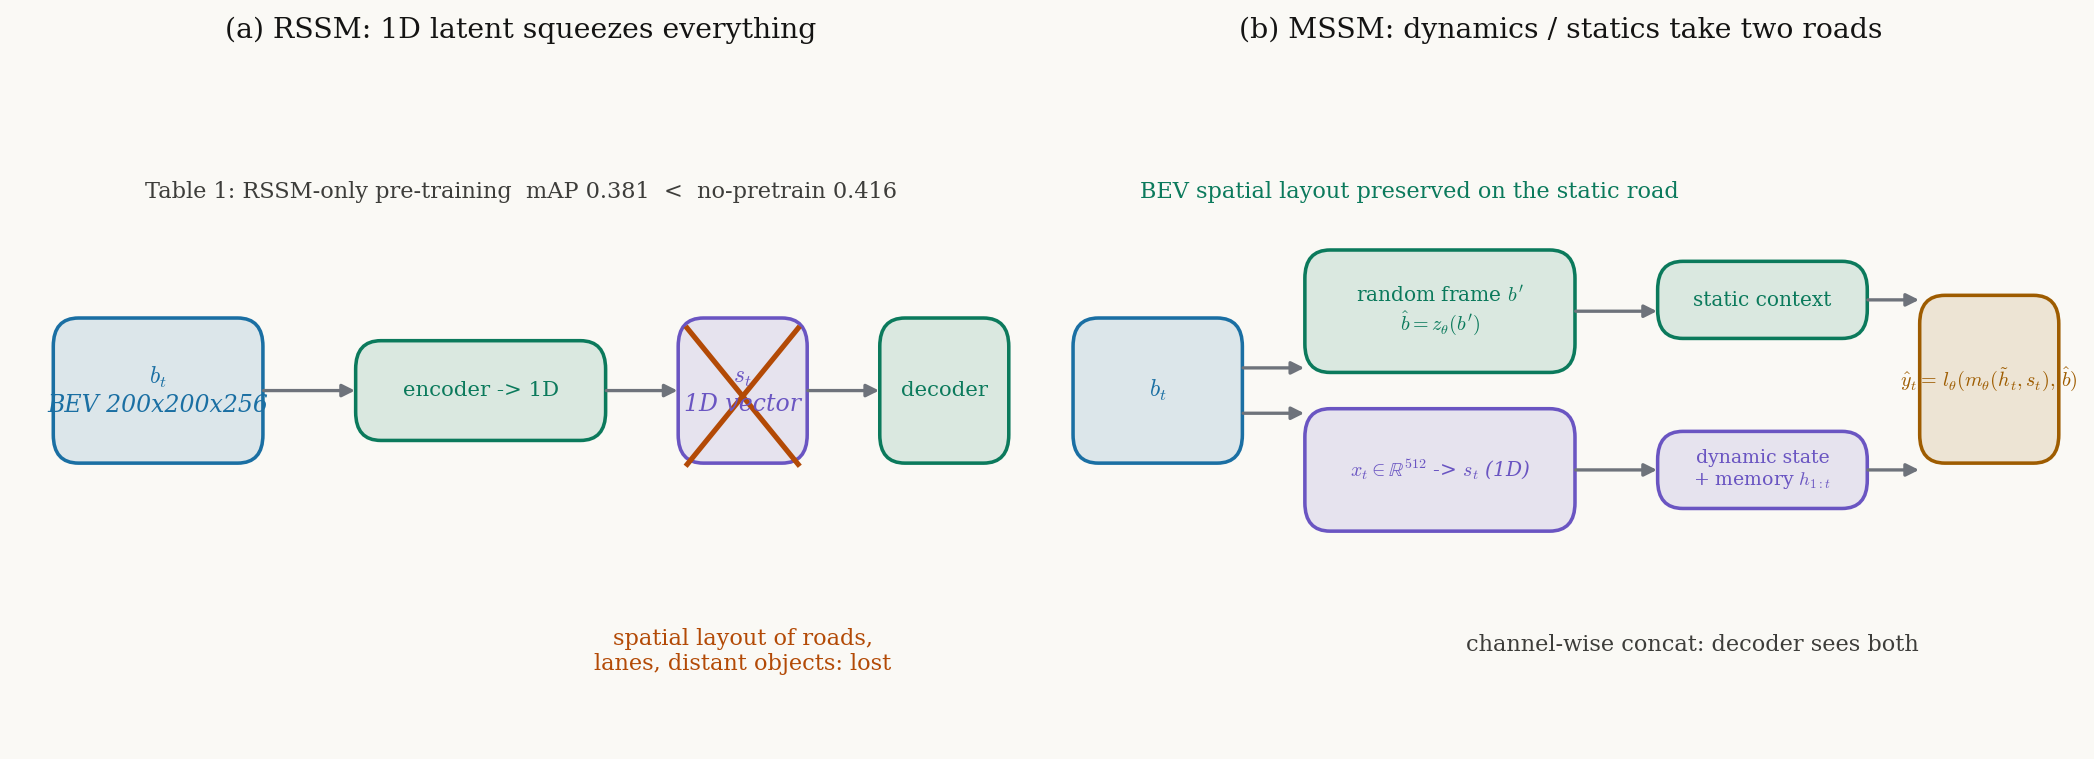

This chart was generated by the following Python code:
"""RSSM vs MSSM: why the 1D latent bottleneck loses BEV context.
Saves fig-bottleneck.png next to this script. Light theme, cm mathtext."""
import matplotlib
matplotlib.use("Agg")
matplotlib.rcParams.update({
    "mathtext.fontset": "cm",
    "font.family": "serif",
    "font.size": 11,
})
import matplotlib.pyplot as plt
import matplotlib.patches as patches

IN = "#1a6fa3"; OUT = "#9e5c00"; OP = "#0b7a5c"; ALT = "#6a55c2"
WIRE = "#6e737b"; BGF = {"facecolor": "#faf9f5", "edgecolor": "none"}

fig, axes = plt.subplots(1, 2, figsize=(12.6, 4.6), facecolor="#faf9f5")
for ax, title in zip(axes, ["(a) RSSM: 1D latent squeezes everything",
                            "(b) MSSM: dynamics / statics take two roads"]):
    ax.set_facecolor("#faf9f5")
    ax.set_xlim(0, 100); ax.set_ylim(0, 60)
    ax.axis("off")
    ax.set_title(title, fontsize=12, color="#141413", pad=10)

def box(ax, x, y, w, h, text, color, fs=10):
    ax.add_patch(patches.FancyBboxPatch((x, y), w, h, boxstyle="round,pad=0.4,rounding_size=2.5",
                 facecolor=color + "22", edgecolor=color, linewidth=1.5))
    ax.text(x + w/2, y + h/2, text, ha="center", va="center", color=color, fontsize=fs,
            style="italic" if text.startswith("$") else "normal")

def arrow(ax, x1, y1, x2, y2, color=WIRE):
    ax.annotate("", xy=(x2, y2), xytext=(x1, y1),
                arrowprops=dict(arrowstyle="-|>", color=color, lw=1.4, shrinkA=2, shrinkB=2))

# ---------------- (a) RSSM ----------------
ax = axes[0]
box(ax, 4, 25, 20, 12, "$b_t$\nBEV 200x200x256", IN)
arrow(ax, 24, 31, 34, 31)
box(ax, 34, 27, 24, 8, "encoder -> 1D", OP, fs=9)
arrow(ax, 58, 31, 66, 31)
box(ax, 66, 25, 12, 12, "$s_t$\n1D vector", ALT)
arrow(ax, 78, 31, 86, 31)
box(ax, 86, 25, 12, 12, "decoder", OP, fs=9)
# cross-out mark over the 1D vector to show loss of context
ax.plot([66.5, 77.5], [36.5, 24.5], color="#b34a06", lw=2.2)
ax.plot([66.5, 77.5], [24.5, 36.5], color="#b34a06", lw=2.2)
ax.text(72, 8, "spatial layout of roads,\nlanes, distant objects: lost", ha="center",
        va="center", color="#b34a06", fontsize=9.5)
ax.text(50, 48, "Table 1: RSSM-only pre-training  mAP 0.381  <  no-pretrain 0.416",
        ha="center", color="#3d3d3a", fontsize=9.5)

# ---------------- (b) MSSM ----------------
ax = axes[1]
box(ax, 2, 25, 16, 12, "$b_t$", IN)
arrow(ax, 18, 33, 25, 33)          # up to static path
arrow(ax, 18, 29, 25, 29)          # down to dynamic path
box(ax, 25, 33, 26, 10, "random frame $b'$\n$\\hat b=z_\\theta(b')$", OP, fs=8.5)
box(ax, 25, 19, 26, 10, "$x_t\\in\\mathbb{R}^{512}$ -> $s_t$ (1D)", ALT, fs=8.5)
arrow(ax, 51, 38, 60, 38)
arrow(ax, 51, 24, 60, 24)
box(ax, 60, 36, 20, 6, "static context", OP, fs=8.5)
box(ax, 60, 21, 20, 6, "dynamic state\n+ memory $h_{1:t}$", ALT, fs=8)
arrow(ax, 80, 39, 86, 39); arrow(ax, 80, 24, 86, 24)
box(ax, 86, 25, 13, 14, "$\\hat y_t=\\,l_\\theta(m_\\theta(\\tilde h_t,s_t),\\,\\hat b)$", OUT, fs=8.5)
ax.text(35, 48, "BEV spatial layout preserved on the static road",
        ha="center", color="#0b7a5c", fontsize=9.5)
ax.text(63, 8, "channel-wise concat: decoder sees both", ha="center",
        color="#3d3d3a", fontsize=9.5)

plt.tight_layout()
out = "/home/hatch/workspace/your_files/paper-xray-40/world-model-driving/driveworld-xray/fig-bottleneck.png"
plt.savefig(out, dpi=170, bbox_inches="tight", facecolor="#faf9f5")
print("saved", out)
